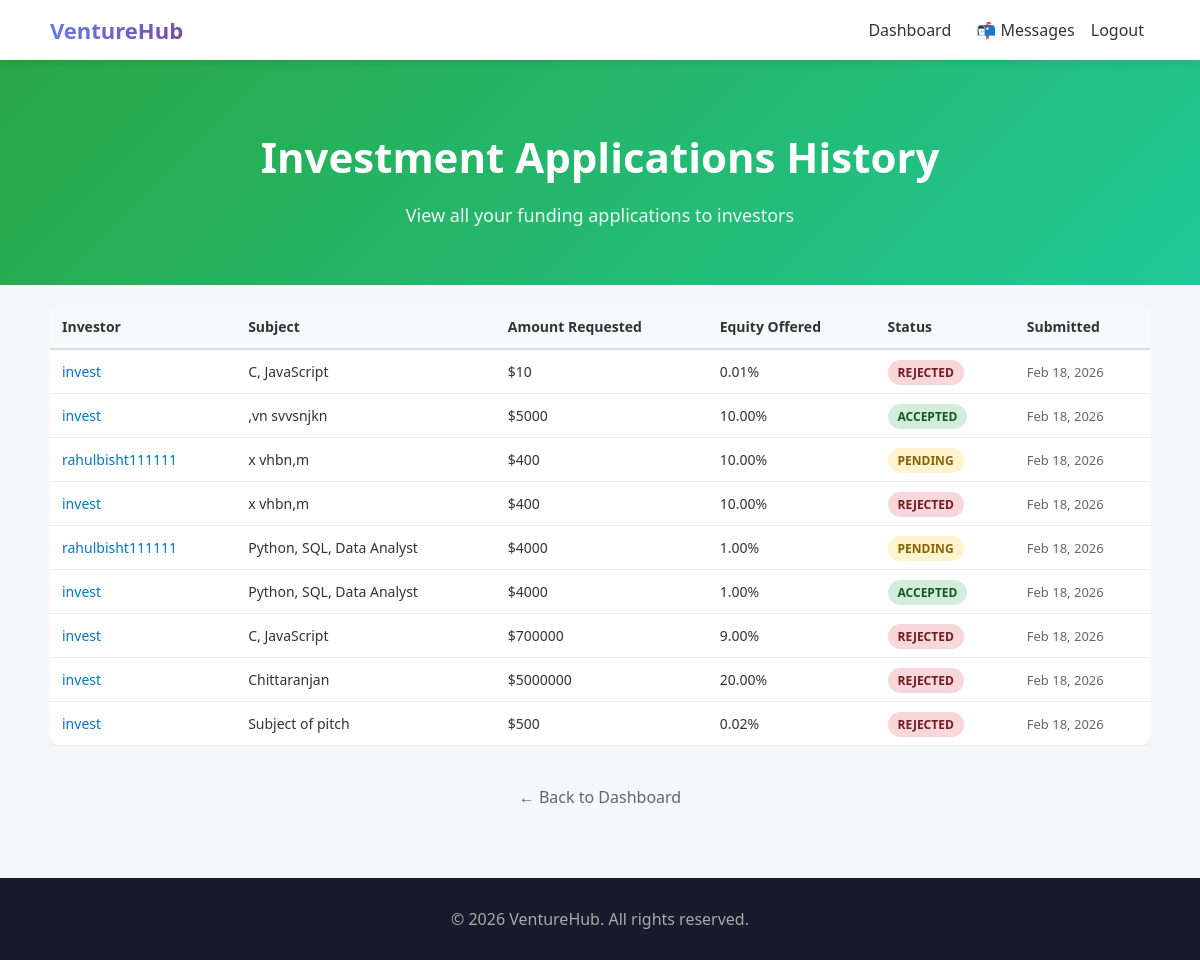
Page /startups/applications/ (signed in) on the earlier database version.
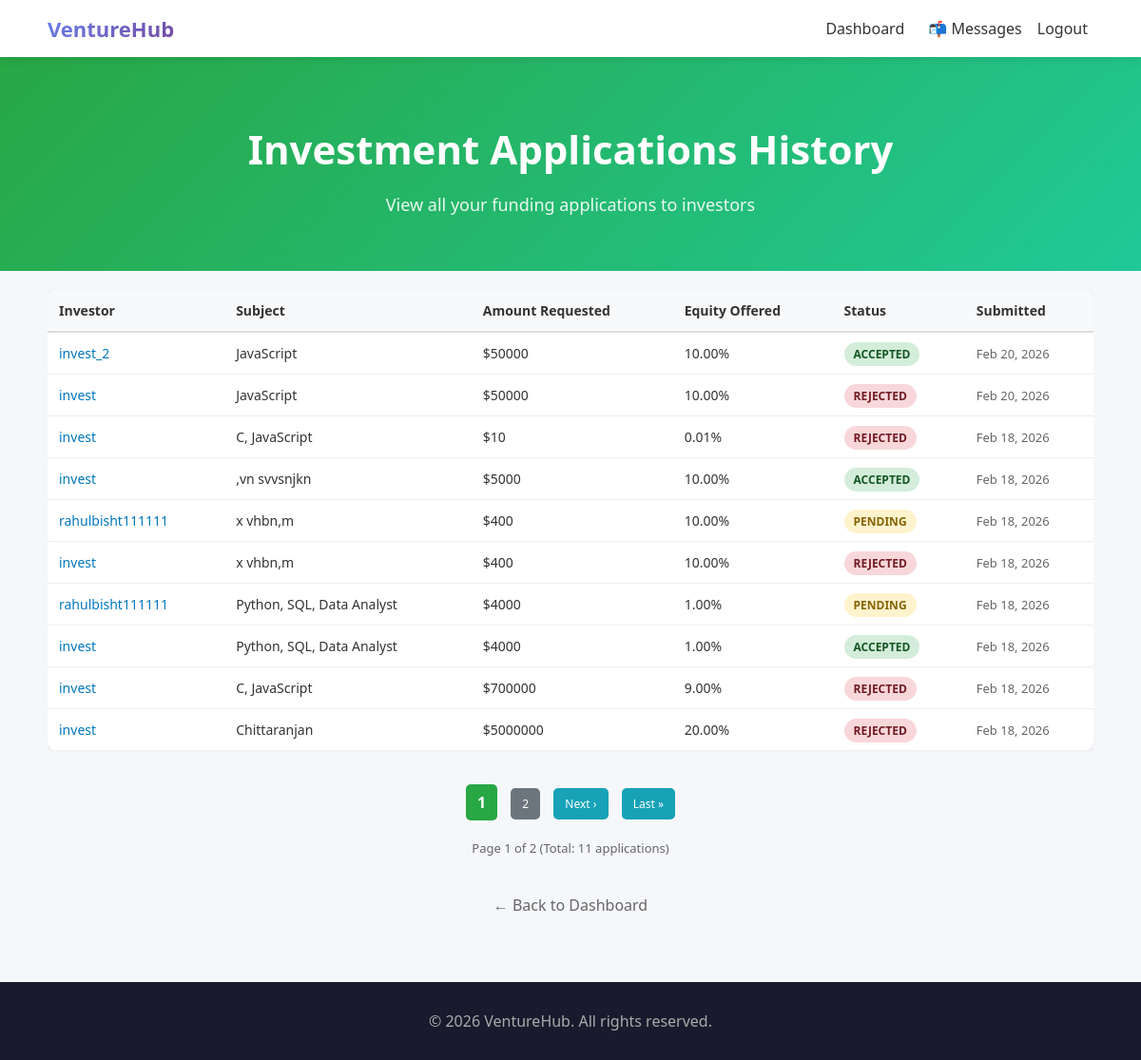
Same page on the later database version.
### startups/models.py (models this page shows, shortened)
class InvestmentApplication(models.Model):
    STATUS_CHOICES = (
        ('PENDING', 'Pending'),
        ('ACCEPTED', 'Accepted'),
        ('REJECTED', 'Rejected'),
        ('MORE_INFO', 'More Info Requested'),
    )
    startup = models.ForeignKey('Startup', on_delete=models.CASCADE, related_name='applications')
    investor = models.ForeignKey('investors.InvestorProfile', on_delete=models.CASCADE, related_name='applications')
    subject = models.CharField(max_length=200, blank=True)
    message = models.TextField()
    amount_requested = models.DecimalField(max_digits=15, decimal_places=2)
    equity_offered = models.DecimalField(max_digits=5, decimal_places=2)
    status = models.CharField(max_length=20, choices=STATUS_CHOICES, default='PENDING')
    created_at = models.DateTimeField(default=timezone.now)

### investors/models.py (models this page shows, shortened)
class InvestorProfile(models.Model):
    user = models.OneToOneField(settings.AUTH_USER_MODEL, on_delete=models.CASCADE)
    investment_range_min = models.DecimalField(max_digits=12, decimal_places=2, default=0)
    investment_range_max = models.DecimalField(max_digits=12, decimal_places=2, default=0)
    industry_focus = models.CharField(max_length=200, blank=True, default='')
    location = models.CharField(max_length=200, blank=True, default='')

### accounts/models.py (models this page shows, shortened)
class User(AbstractUser):
    ROLE_CHOICES = (
        ('INVESTOR', 'Investor'),
        ('STARTUP', 'Startup'),
        ('MANUFACTURER', 'Manufacturer'),
        ('ADMIN', 'Admin'),
    )
    role = models.CharField(max_length=20, choices=ROLE_CHOICES)
    def is_startup(self):
        return self.role == 'STARTUP'

### startups/views.py (the view)
# urls.py: path('applications/', views.startup_applications_history, name='startup_applications_history'),
@login_required(login_url='startup_login')
def startup_applications_history(request):
    if not request.user.is_startup():
        return redirect('home')
    startup = get_object_or_404(Startup, founder=request.user)
    applications = InvestmentApplication.objects.filter(startup=startup).order_by('-created_at')
    paginator = Paginator(applications, 10)  # 10 applications per page
    page_number = request.GET.get('page')
    page_obj = paginator.get_page(page_number)
    return render(request, 'startups/applications_history.html', {
        'page_obj': page_obj,
        'applications': page_obj,
    })

### startups/templates/startups/applications_history.html (shortened to what the changed rows need)
{% extends 'base.html' %}
{% block content %}
<div class="hero" style="padding: 40px 20px; background: linear-gradient(135deg, #28a745 0%, #20c997 100%);">
    <h1>Investment Applications History</h1>
</div>
<div class="section" style="padding: 20px 50px;">
    {% if applications %}
    <div style="overflow-x: auto;">
        <table style="width: 100%; border-collapse: collapse; font-size: 14px;">
            <thead>
                <tr style="background: #f8f9fa; border-bottom: 2px solid #ddd;">
                    <th style="padding: 12px; text-align: left; font-weight: bold; color: #333;">Investor</th>
                    <th style="padding: 12px; text-align: left; font-weight: bold; color: #333;">Subject</th>
                    <th style="padding: 12px; text-align: left; font-weight: bold; color: #333;">Amount Requested</th>
                    <th style="padding: 12px; text-align: left; font-weight: bold; color: #333;">Equity Offered</th>
                    <th style="padding: 12px; text-align: left; font-weight: bold; color: #333;">Status</th>
                    <th style="padding: 12px; text-align: left; font-weight: bold; color: #333;">Submitted</th>
                </tr>
            </thead>
            <tbody>
                {% for app in applications %}
                <tr style="border-bottom: 1px solid #eee; cursor: pointer;" onclick="window.location='{% url 'startup_application_detail' app.id %}'">
                    <td style="padding: 12px; color: #333;"><a href="{% url 'startup_application_detail' app.id %}" style="color: #0277bd; text-decoration: none;">{{ app.investor.user.username }}</a></td>
                    <td style="padding: 12px; color: #333;">{{ app.subject|default:"—" }}</td>
                    <td style="padding: 12px; color: #333;">${{ app.amount_requested|floatformat:0 }}</td>
                    <td style="padding: 12px; color: #333;">{{ app.equity_offered }}%</td>
                    <td style="padding: 12px;">
                        <span style="padding: 4px 10px; border-radius: 15px; font-size: 12px; font-weight: bold;
                            {% if app.status == 'ACCEPTED' %}background: #d4edda; color: #155724;
                            {% elif app.status == 'REJECTED' %}background: #f8d7da; color: #721c24;
                            {% elif app.status == 'MORE_INFO' %}background: #d1ecf1; color: #0c5460;
                            {% else %}background: #fff3cd; color: #856404;{% endif %}">
                            {{ app.status }}
                        </span>
                    </td>
                    <td style="padding: 12px; color: #666; font-size: 13px;">{{ app.created_at|date:"M d, Y" }}</td>
                </tr>
                {% endfor %}
            </tbody>
        </table>
    </div>
    {% if page_obj.has_other_pages %}
    <div style="margin-top: 30px; text-align: center;">
        <div style="display: inline-block;">
            {% for num in page_obj.paginator.page_range %}
                {% if page_obj.number == num %}
                <span style="background: #28a745; color: white; padding: 8px 12px; margin: 5px; border-radius: 5px; display: inline-block; font-weight: bold;">{{ num }}</span>
                {% elif num > page_obj.number|add:'-3' and num < page_obj.number|add:'3' %}
                <a href="?page={{ num }}" class="btn" style="background: #6c757d; margin: 5px; padding: 8px 12px; font-size: 12px;">{{ num }}</a>
                {% endif %}
            {% endfor %}
            {% if page_obj.has_next %}
            <a href="?page={{ page_obj.next_page_number }}" class="btn" style="background: #17a2b8; margin: 5px; padding: 8px 12px; font-size: 12px;">Next ›</a>
            <a href="?page={{ page_obj.paginator.num_pages }}" class="btn" style="background: #17a2b8; margin: 5px; padding: 8px 12px; font-size: 12px;">Last »</a>
            {% endif %}
        </div>
    </div>
    <div style="margin-top: 15px; text-align: center; color: #666; font-size: 13px;">
        Page {{ page_obj.number }} of {{ page_obj.paginator.num_pages }} (Total: {{ page_obj.paginator.count }} applications)
    </div>
    {% endif %}
    {% endif %}
</div>
{% endblock %}

Differences in the rows shown:
no longer on this page (row unchanged): InvestmentApplication: investor.user.username "invest", subject "Subject of pitch", amount_requested "500", equity_offered "0.02", status "REJECTED", created_at "Feb 18, 2026"
added InvestmentApplication: investor.user.username "invest_2", subject "JavaScript", amount_requested "50000", equity_offered "10.00", status "ACCEPTED", created_at "Feb 20, 2026"
added InvestmentApplication: investor.user.username "invest", subject "JavaScript", amount_requested "50000", equity_offered "10.00", status "REJECTED", created_at "Feb 20, 2026"
Other differences:
{{ page_obj.number }}: (not shown) → "1"
{{ page_obj.paginator.num_pages }}: (not shown) → "2"
{{ page_obj.paginator.count }}: (not shown) → "11"
new list line: "1"
new list line: "2"
text now shown: "Next › Last » Page of (Total: applications)"
